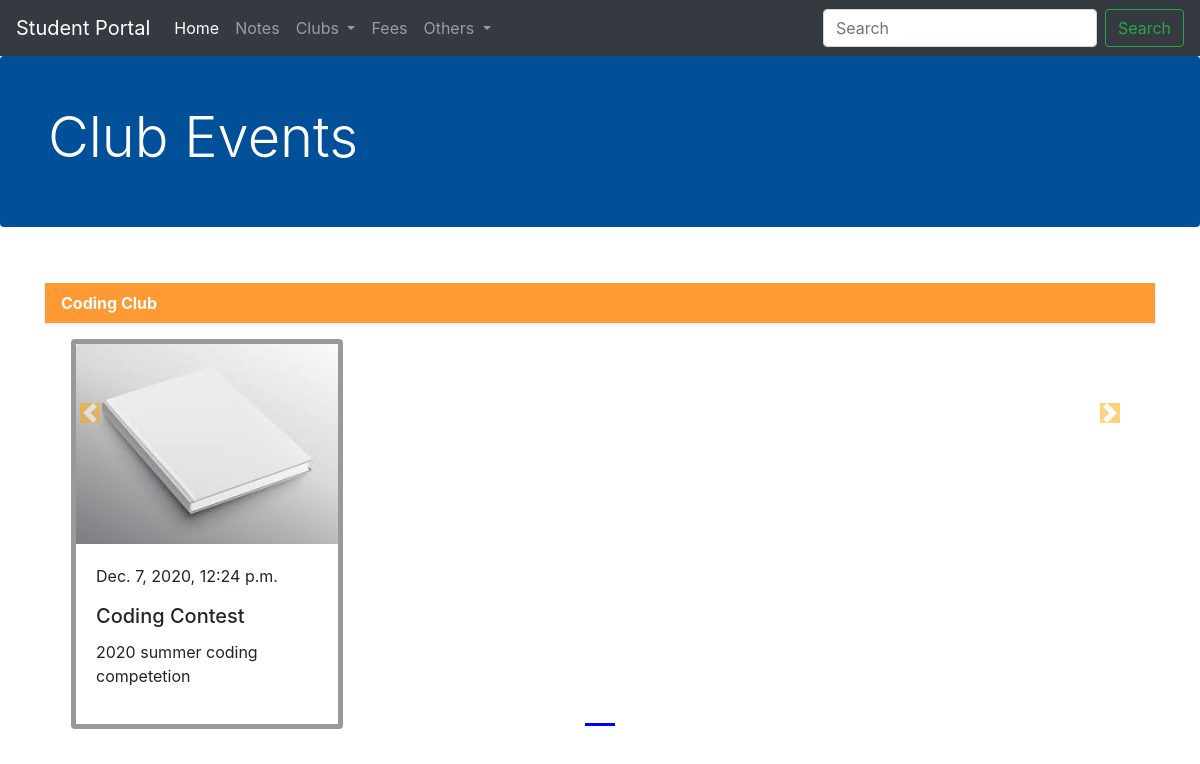
The app's page /club/clubnotices/ with its own data.
### club/models.py (models this page shows, shortened)
class Groupnotices(models.Model):
    notice_id=models.AutoField
    notice_name=models.CharField(max_length=50, default="")
    notice_category = models.CharField(max_length=50, default="")
    notice_desc=models.CharField(max_length=300, default="")
    notice_image= models.ImageField(upload_to="clubs/images",null=True, blank=True)
    notice_date = models.DateTimeField(null=True)
    notice_document= models.FileField(upload_to="clubs/documents",null=True, blank=True)

### club/views.py (the view)
# urls.py: path('clubnotices/', views.clubnotices, name="ClubNotices")
def clubnotices(request):
    allProds = []
    catprods = Groupnotices.objects.values('notice_category', 'id')
    cats = {item['notice_category'] for item in catprods}
    for cat in cats:
        prod = Groupnotices.objects.filter(notice_category=cat)
        n = len(prod)
        nSlides = n // 4 + ceil((n / 4) - (n // 4))
        allProds.append([prod, range(1, nSlides), nSlides])
    params = {'allProds':allProds}
    return render(request, 'club/clubnotices.html', params)

### club/templates/club/clubnotices.html (shortened to what this page needs)
{% extends 'club/basic.html' %}
{% block body %}
{% load static %}
<div style="background-color: #004f99" class="jumbotron p-3 p-md-5 text-white rounded bg-darkblue">
        <div class="col-md-6 px-0">
          <h1 class="display-4 ">Club Events</h1>
        </div>
      </div>
<div class="container">
    {% for groupnotices, range, nSlides in allProds %}
    <br>
     <div class="navbar navbar-dark bg-darkblue shadow-sm" style="background-color: #ff9933; color:white;">
        <strong>{{groupnotices.0.notice_category}} Club</strong>
     </div>
    <div class="row">
       <div id="demo{{forloop.counter}}" class="col carousel slide my-3" data-ride="carousel">
         <ul class="carousel-indicators">
            <li data-target="#demo{{forloop.counter}}" data-slide-to="0" class="active"></li>
         </ul>
            <div class="container carousel-inner no-padding">
              <div class="carousel-item active">
                 {% for i in groupnotices %}
                  <div class="col-xs-3 col-sm-3 col-md-3">
                    <div class="card" style="width:17rem; height:390px; border-width:thick; border-color:#999999;">
                     {% if i.notice_image %}
                     <img src='/media/{{i.notice_image}}' style="width:262px;"class="card-img-top" alt="...">
                        {% endif %}
                        <div class="card-body">
                            <p class="card-text">{{i.notice_date}}</p>
                            <h5 class="card-title">{{i.notice_name}}</h5>
                            <p class="card-text">{{i.notice_desc}}</p>
                        </div>
                     </div>
                  </div>
                  {% endfor %}
              </div>
            </div>
       </div>
        <a class="carousel-control-prev" href="#demo{{forloop.counter}}" data-slide="prev">
            <span class="carousel-control-prev-icon"></span>
        </a>
        <a class="carousel-control-next" href="#demo{{forloop.counter}}" data-slide="next">
            <span class="carousel-control-next-icon"></span>
        </a>
    </div>
 {% endfor %}
</div>
{% endblock %}

### records on screen
Groupnotices: notice_category "Coding", notice_image (picture), notice_date "Dec. 7, 2020, 12:24 p.m.", notice_name "Coding Contest", notice_desc "2020 summer coding competetion"
